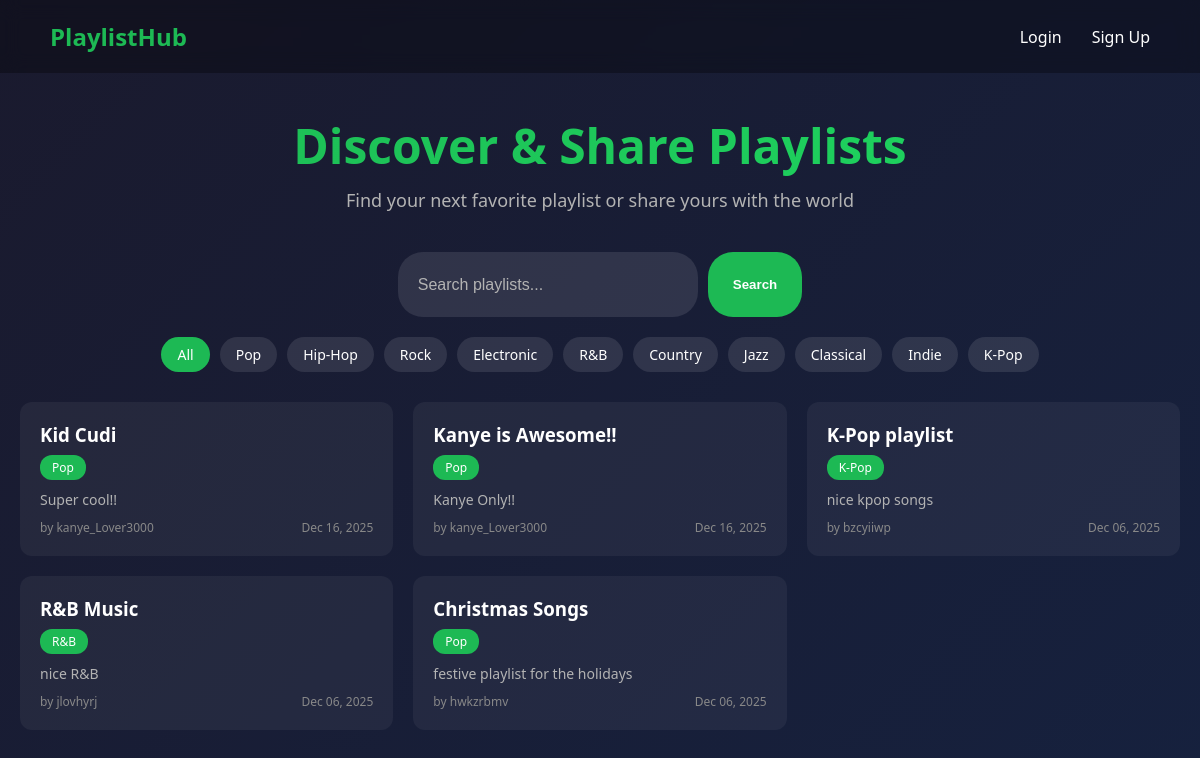
The page / on the database its author committed.
### app.py (models this page shows)
class Playlist(db.Model):
    id = db.Column(db.Integer, primary_key=True)
    title = db.Column(db.String(100), nullable=False)
    description = db.Column(db.Text)
    songs = db.Column(db.Text, nullable=True)
    genre = db.Column(db.String(50), nullable=False)
    user_id = db.Column(db.Integer, db.ForeignKey('user.id'), nullable=False)
    created_at = db.Column(db.DateTime, default=datetime.utcnow)
    votes = db.relationship('Vote', backref='playlist')

class User(db.Model):
    id = db.Column(db.Integer, primary_key=True)
    username = db.Column(db.String(80), unique=True, nullable=False)
    password = db.Column(db.String(200), nullable=False)
    plain_password = db.Column(db.String(200), nullable=True)
    created_at = db.Column(db.DateTime, default=datetime.utcnow)
    playlists = db.relationship('Playlist', backref='author')
    votes = db.relationship('Vote', backref='user')

### app.py (the view)
@app.route('/')
def home():
    genre_filter = request.args.get('genre', '')
    search_text = request.args.get('search', '')
    all_playlists = Playlist.query.order_by(Playlist.created_at.desc()).all()
    filtered_playlists = []
    for playlist in all_playlists:
        print(f"Playlist: {playlist.title}, Genre: {playlist.genre}")
        should_include = True
        if genre_filter:
            if playlist.genre.strip().lower() != genre_filter.strip().lower():
                should_include = False
        if search_text:
            if search_text.lower() not in playlist.title.lower():
                should_include = False
        if should_include:
            filtered_playlists.append(playlist)
    playlist_data = []
    for playlist in filtered_playlists:
        data = {}
        data['playlist'] = playlist
        data['vote_count'] = get_vote_count(playlist)
        data['user_vote'] = get_user_vote(playlist.id)
        playlist_data.append(data)
    return render_template('home.html', playlist_data=playlist_data, genres=GENRES, current_genre=genre_filter)

### app.py (called while the page is built)
def get_vote_count(playlist):
    result = db.session.query(db.func.sum(Vote.value)).filter_by(playlist_id=playlist.id).scalar()
    if result is not None:
        return result
    else:
        return 0

def get_user_vote(playlist_id):
    if 'user_id' not in session:
        return 0
    vote = Vote.query.filter_by(user_id=session['user_id'], playlist_id=playlist_id).first()
    if vote:
        return vote.value
    else:
        return 0

### templates/home.html (shortened to what this page needs)
<!DOCTYPE html>
<html>
<head>
    <link rel="stylesheet" href="/static/styles.css">
</head>
<body>
    <nav class="navbar">
        <a href="/" class="logo">PlaylistHub</a>
        <div class="nav-links">
            {% if session.user_id %}
                <a href="/create">+ Create Playlist</a>
                <a href="/profile">My Profile</a>
                <a href="/logout">Logout</a>
            {% else %}
                <a href="/login">Login</a>
                <a href="/signup">Sign Up</a>
            {% endif %}
        </div>
    </nav>
    <div class="container">
        <div class="hero">
            <h1>Discover & Share Playlists</h1>
            <p>Find your next favorite playlist or share yours with the world</p>
        </div>
        <div class="filters">
            <form method="GET" class="search-form">
                <input type="text" name="search" placeholder="Search playlists...">
                <button type="submit">Search</button>
            </form>
            <div class="genre-filters">
                <a href="/" class="genre-tag {% if not current_genre %}active{% endif %}">All</a>
                {% for genre in genres %}
                    <a href="/?genre={{ genre|urlencode }}" class="genre-tag {% if current_genre == genre %}active{% endif %}">{{ genre }}</a>
                {% endfor %}
            </div>
        </div>
        <div class="playlists-grid">
            {% for item in playlist_data %}
                <div class="playlist-card">
                    <div class="playlist-info">
                        <a href="/playlist/{{ item.playlist.id }}">
                            <h3>{{ item.playlist.title }}</h3>
                        </a>
                        <span class="genre-badge">{{ item.playlist.genre }}</span>
                        <p class="playlist-desc">
                            {% if item.playlist.description %}
                                {{ item.playlist.description[:100] }}
                            {% endif %}
                        </p>
                        <div class="playlist-meta">
                            <span>by {{ item.playlist.author.username }}</span>
                            <span>{{ item.playlist.created_at.strftime('%b %d, %Y') }}</span>
                        </div>
                    </div>
                </div>
            {% endfor %}
        </div>
    </div>
</body>
</html>

### public/static/styles.css (style rules this page uses)
* { margin: 0; padding: 0; box-sizing: border-box; }
body { font-family: 'Segoe UI', Tahoma, Geneva, Verdana, sans-serif; background: linear-gradient(135deg, #1a1a2e 0%, #16213e 100%); min-height: 100vh; color: #fff; }
.navbar { display: flex; justify-content: space-between; align-items: center; padding: 20px 50px; background: rgba(0, 0, 0, 0.3); backdrop-filter: blur(10px); }
.logo { font-size: 24px; font-weight: bold; color: #1db954; text-decoration: none; }
.nav-links { display: flex; gap: 30px; }
.nav-links a { color: #fff; text-decoration: none; transition: color 0.3s; }
.container { max-width: 1200px; margin: 0 auto; padding: 40px 20px; }
.hero { text-align: center; margin-bottom: 40px; }
.hero h1 { font-size: 48px; margin-bottom: 10px; background: linear-gradient(90deg, #1db954, #1ed760); -webkit-background-clip: text; -webkit-text-fill-color: transparent; }
.hero p { font-size: 18px; color: #b3b3b3; }
.filters { margin-bottom: 30px; }
.search-form { display: flex; gap: 10px; margin-bottom: 20px; justify-content: center; }
.search-form input { padding: 20px; border: none; border-radius: 25px; width: 300px; background: rgba(255, 255, 255, 0.1); color: #fff; font-size: 16px; }
.search-form input::placeholder { color: #b3b3b3; }
.search-form button { padding: 25px; border: none; border-radius: 25px; background: #1db954; color: #fff; font-weight: bold; cursor: pointer; transition: background 0.3s; }
.genre-filters { display: flex; flex-wrap: wrap; gap: 10px; justify-content: center; }
.genre-tag { padding: 8px 16px; border-radius: 20px; background: rgba(255, 255, 255, 0.1); color: #fff; text-decoration: none; font-size: 14px; transition: all 0.3s; }
.genre-tag:hover, .genre-tag.active { background: #1db954; }
.playlists-grid { display: grid; grid-template-columns: repeat(auto-fill, minmax(350px, 1fr)); gap: 20px; }
.playlist-card { display: flex; background: rgba(255, 255, 255, 0.05); border-radius: 12px; padding: 20px; transition: transform 0.3s, background 0.3s; }
.playlist-info { flex: 1; }
.playlist-info h3 { margin-bottom: 8px; }
.playlist-info a { color: #fff; text-decoration: none; }
.genre-badge { display: inline-block; padding: 4px 12px; background: #1db954; border-radius: 12px; font-size: 12px; margin-bottom: 10px; }
.playlist-desc { color: #b3b3b3; font-size: 14px; margin-bottom: 10px; }
.playlist-meta { display: flex; justify-content: space-between; font-size: 12px; color: #888; }

### rows shown on the page
Playlist: playlist "Kid Cudi", playlist.genre "Pop", playlist "Super cool!!", playlist.created_at "Dec 16, 2025"
User: playlist.author.username "kanye_Lover3000" "kanye_Lover3000"
Playlist: playlist "Kanye is Awesome!!", playlist.genre "Pop", playlist "Kanye Only!!", playlist.created_at "Dec 16, 2025"
Playlist: playlist "K-Pop playlist", playlist.genre "K-Pop", playlist "nice kpop songs", playlist.created_at "Dec 06, 2025"
User: playlist.author.username "bzcyiiwp"
Playlist: playlist "R&B Music", playlist.genre "R&B", playlist "nice R&B", playlist.created_at "Dec 06, 2025"
User: playlist.author.username "jlovhyrj"
Playlist: playlist "Christmas Songs", playlist.genre "Pop", playlist "festive playlist for the holidays", playlist.created_at "Dec 06, 2025"
User: playlist.author.username "hwkzrbmv"

### other values the page prints
{{ genre }} "Pop" "Hip-Hop" "Rock" "Electronic" "R&B" "Country" "Jazz" "Classical" "Indie" "K-Pop"
